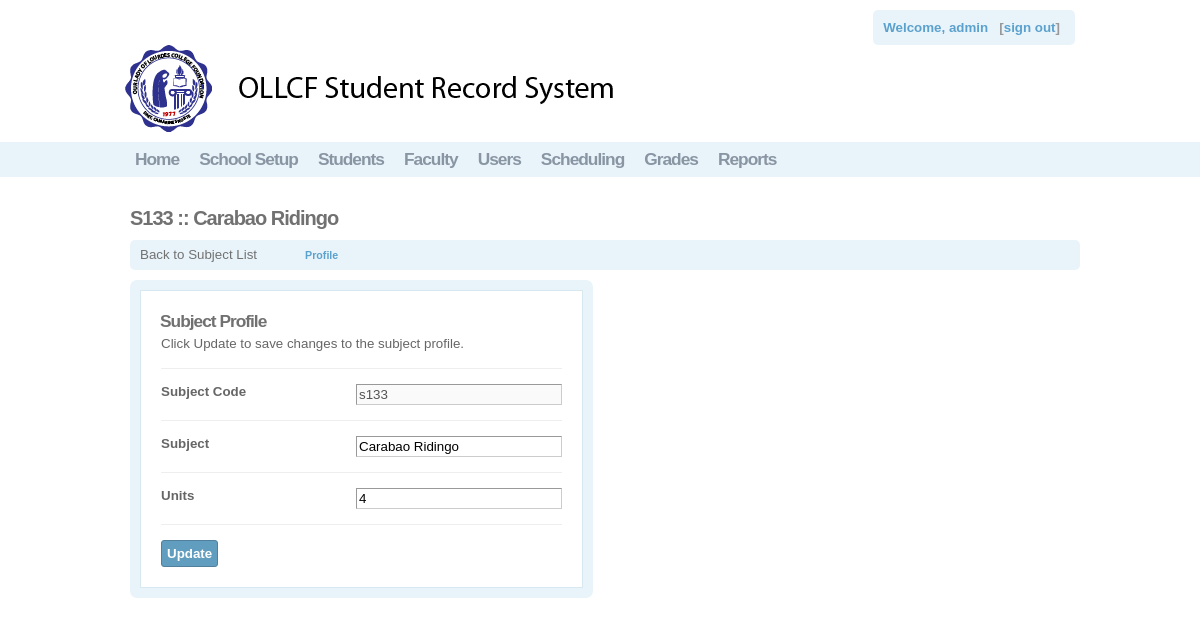
The page /osis/manage/subject_profile.php?sid=s133 (signed in) on the database its author committed.
### tables this page shows
CREATE TABLE `subject` (
  `subject_code` varchar(12) NOT NULL,
  `description` varchar(45) NOT NULL,
  `units` varchar(12) NOT NULL,
  PRIMARY KEY (`subject_code`),
  KEY `subject_code` (`subject_code`),
  KEY `subject_code_2` (`subject_code`),
  KEY `description` (`description`),
  KEY `units` (`units`)
);

### osis/manage/subject_profile.php (the view, shortened to what this page needs)
<?php
if(isset($_GET['sid'])){
	$id=$_GET['sid'];
	include("../functions/dbcon.php");
	$query_rsSubject ="SELECT *
	FROM subject WHERE subject_code='$id'";
	$rsSubject = mysql_query($query_rsSubject, $con) or die(mysql_error());
	$row_rsSubject = mysql_fetch_assoc($rsSubject);
}
?>
<!DOCTYPE HTML PUBLIC "-//W3C//DTD XHTML 1.0 Strict//EN" "http://www.w3.org/TR/xhtml1/DTD/xhtml1-strict.dtd">
<html dir="ltr" xml:lang="en_US" xmlns="http://www.w3.org/1999/xhtml" lang="en_US"><head>
<link href="../css.css" media="screen" rel="stylesheet" type="text/css">
</head><body>
<?php
include "../globalheader.php";
?>
  <div id="global_content_wrapper">
    <div id="global_content">
<h2>
  <?php
  echo strtoupper($row_rsSubject['subject_code'])." :: ".ucwords($row_rsSubject['description']);?>
 </h2>
 <?php
include "subject_panel_menu.php";
?>
<div class="settings">
<form id="admin-form" enctype="" class="global_form" action="<?php echo $_SERVER['PHP_SELF']."?sid=".$row_rsSubject['subject_code']?>" method="post"><div><div><h3>Subject Profile</h3>
<p class="form-description"> Click Update to save changes to the subject profile.</p>
<div class="form-elements">
<div id="title-wrapper" class="form-wrapper">
	<div id="title-label" class="form-label"><label for="title" class="required">Subject Code</label></div>
	<div id="title-element" class="form-element"><input  disabled="true" name="subject_code" id="subject_code" value="<?php echo $row_rsSubject['subject_code']; ?>" type="text">
	<input  name="subject_code" id="subject_code" value="<?php echo $row_rsSubject['subject_code']; ?>" type="hidden"></div>
</div>
<div id="description-wrapper" class="form-wrapper">
	<div id="description-label" class="form-label"><label for="description" class="optional">Subject</label></div>
	<div id="description-element" class="form-element">
	<input name="description" id="description" value="<?php echo $row_rsSubject['description']; ?>" type="text"></div>
</div>
<div id="description-wrapper" class="form-wrapper">
	<div id="description-label" class="form-label"><label for="description" class="optional">Units</label></div>
	<div id="description-element" class="form-element">
	<input name="units" id="units" value="<?php echo $row_rsSubject['units']; ?>" type="text"></div>
</div>
<div class="form-wrapper" id="buttons-wrapper"><fieldset id="fieldset-buttons">
<button name="submit" id="submit" type="submit">Update</button></fieldset>
 </div>
</div></div></div></form></div>
</div>
</div>
</body></html>

### osis/css.css (style rules this page uses)
html { min-height:100%;margin-bottom:1px;overflow-y:scroll }
* { padding:0;margin:0;font-weight:400;border-style:solid;border-width:0;border-color:#eee;border-spacing:0 }
h2 { font-size:15pt;letter-spacing:-1px;margin:0 0 7px 0;color:#717171;font-weight:700 }
h3 { font-size:13pt;letter-spacing:-1px;margin:0 0 3px 0;color:#717171;font-weight:700 }
div,td { font-family:tahoma,arial,verdana,sans-serif;font-size:10pt;color:#666;text-align:left }
#global_content_wrapper { text-align:center;padding-top:30px;clear:both }
#global_content { margin:0 auto 0 auto;width:950px;overflow:hidden;min-height:500px;vertical-align:top;padding:0 0 50px 10px;overflow:hidden }
button { -moz-border-radius:3px;-webkit-border-radius:3px;border-radius:3px;padding:5px;font-weight:700;border:none;background-color:#619dbe;border:1px solid #50809b;color:#fff;background-image:url(/application/modules/Core/externals/images/buttonbg.png?c=3);background-repeat:repeat-x;background-position:0 1px;font-family:tahoma,verdana,arial,sans-serif }
input[type=text],input[type=password],textarea { border-top:1px solid #999;border-left:1px solid #999;border-bottom:1px solid #ccc;border-right:1px solid #ccc;font-family:tahoma,verdana,arial,sans-serif;padding:2px;font-size:10pt }
.settings { clear:both;overflow:hidden }
.settings form { -moz-border-radius:7px;-webkit-border-radius:7px;border-radius:7px;background-color:#e9f4fa;padding:10px;float:left;overflow:hidden }
.settings form>div { background:#fff;border:1px solid #d7e8f1;overflow:hidden;padding:20px }
.settings h3 { margin-bottom:12px;margin-left:-1px }
.settings .form-description { margin-top:-8px;margin-bottom:17px;max-width:600px }
.settings .form-wrapper { overflow:hidden;clear:both;border-top:1px solid #eee;padding:15px 0 15px 0 }
.settings .form-elements { overflow:hidden }
.settings .form-label { width:180px;float:left;clear:left;font-weight:700;padding-right:15px;overflow:hidden }
.settings .form-element { float:left;overflow:hidden }
.settings div.form-label label { font-weight:700 }
.settings div.form-element input[type=text] { width:200px }
.settings #buttons-wrapper { padding-bottom:0 }
.settings #buttons-wrapper button { margin-right:3px }

### rows shown on the page
subject: subject_code "S133", description "Carabao Ridingo", subject_code "s133", units "4"

### other values the page prints
$username "admin"
